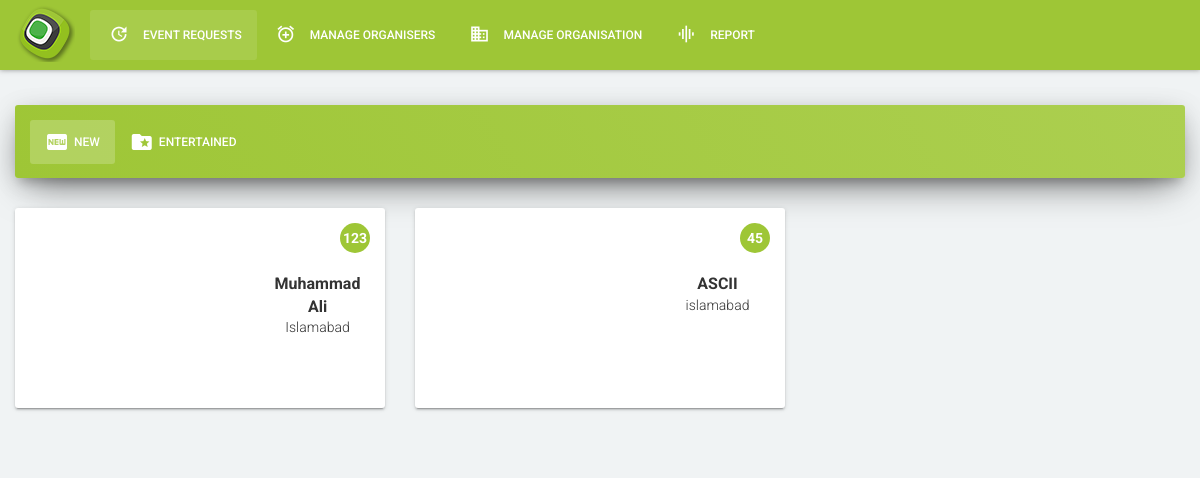
The app's page /Admin_Panel/index.php/event with its own data.
### tables this page shows
CREATE TABLE `event` (
  `event_id` int(10) NOT NULL,
  `event_name` varchar(50) NOT NULL,
  `event_location` varchar(100) NOT NULL,
  `event_start_time` varchar(50) NOT NULL,
  `event_end_time` varchar(50) NOT NULL,
  `food_type` text NOT NULL,
  `guest_of_honor` text NOT NULL,
  `event_description` text NOT NULL,
  `event_type_id` int(11) NOT NULL,
  `status` enum('Requested','Pending','Accepted','Rejected','Closed','Passed') NOT NULL,
  `event_date` date NOT NULL,
  `request_dt` datetime NOT NULL,
  `updated_dt` datetime NOT NULL,
  `platform` enum('IOS','ANDROID') NOT NULL,
  `no_of_guests_est` int(10) NOT NULL,
  `photo` text NOT NULL,
  `qr_code` text NOT NULL,
  `cpd_hrs` varchar(20) NOT NULL,
  `event_category` enum('Public','Private') NOT NULL
);

### Admin_Panel/application/controllers/event.php (called while the page is built, shortened)
<?php
class Event extends CI_Controller{
	public function index(){
		$this->load->helper('html');
		$this->load->view('admin_common/admin_header');
		$this->load->view('admin_common/admin_navigation');
		$this->load->model('eventmodel3');
		$admin_id=1;
		$status="Requested";
		$data['_event']=$this->eventmodel3->get_new_events($admin_id,$status);
		$this->load->view('event_requests',$data);
		$this->load->view('admin_common/admin_footer');
		$this->load->view('admin_common/event_modalid');
	}
}

### Admin_Panel/index.php (called while the page is built, shortened)
<?php
require_once BASEPATH.'core/CodeIgniter.php';

### Admin_Panel/application/models/eventmodel3.php (called while the page is built, shortened)
<?php
class Eventmodel3 extends CI_Model{
public function get_new_events($adminID,$status){
	$strQuery = "SELECT ev.cpd_hrs, ev.event_id, ev.event_name, ev.request_dt,ev.event_location, ev.event_start_time, ev.event_end_time, ev.food_type, ev.guest_of_honor, ev.event_description, ev.no_of_guests_est, ev.status event_status, 				DATE(ev.event_date) event_date, evt.event_type_name, u.user_name org_name, ev.photo, u.email, u.photo org_image, (SELECT COUNT(*) FROM Event_Organizer WHERE org_id=u.user_id) no_of_events
				FROM Event ev
				LEFT OUTER JOIN Event_Type evt ON ev.event_type_id = evt.event_type_id
				INNER JOIN Event_Organizer evo ON evo.event_id = ev.event_id
				LEFT OUTER JOIN User u ON u.user_id = evo.org_id
				WHERE IF(LENGTH('".$status."')>0, IF('".$status."' = 'Requested', ev.event_date >= CURDATE() && ev.`status`='Requested', IF('".$status."' = 'Entertained', (ev.`status`='Accepted' || ev.`status`='Rejected'), '')), 1) AND u.admin_id='".$adminID."'";
				 $result =($this->db->query($strQuery)->result());
				 if($result)
				 if($result)
	{
		$strquery = "UPDATE Event SET `status`='Passed' WHERE event_date < CURDATE()";
			$this->db->query($strquery);
			return $result;
}
}
}

### Admin_Panel/application/views/event_requests.php (the view, shortened to what this page needs)
<section id="content">
       <div class="container-fluid">
         <div class="row">
           <div class="col-md-12">
             <div class="card card-nav-tabs card-plain">
               <div class="header header-primary">
                 <div class="nav-tabs-navigation">
                   <div class="nav-tabs-wrapper">
                     <ul data-tabs="tabs" class="nav nav-tabs">
                       <li class="active"><a href="<?php echo base_url()?>event"><i class="material-icons">fiber_new</i>New</a></li>
                       <li><a href="<?php echo base_url()?>event/get_entertained_events"><i class="material-icons">folder_special</i>Entertained</a></li>
                     </ul>
                   </div>
                 </div>
               </div>
               <div class="content">
                 <div class="tab-content text-center">
                   <div id="new" class="tab-pane active">
                     <div class="row">
                     <?php if(($_event)!=""): ?>
         <?php foreach($_event as $event): ?>
                       <div class="col-md-4">
      <div id="<?php echo  $event->event_id?>" class="card event-card admin-abc"><a href="#admin-event-details" data-toggle="modal">
               <?php if ($event->photo):?>
                <div class="event-image"><img class="img-responsive" alt=""  src="<?=base_url()?><?=$event->photo?>">
               <?php else:?>
                 <div class="event-image"><img class="img-responsive" alt=""  src="<?=base_url()?>pictures/NoImage.png">
                 <?php endif; ?>
                 </div>
                 <div class="event-info">
                   <div class="info-box"><span class="cpd"><?=$event->cpd_hrs?></span>
                     <div class="event-details">
                     <h3><?=$event->event_name?></h3>
                     <h4><?=$event->event_location?></h4>
                     </div>
                   </div>
                 </div>
                 </a>
                  </div>  </div>
             <?php endforeach;?>
           <?php else:?>
             <div class="event-image"><img class="img-responsive" alt="" src="<?=base_url()?>pictures/no_event_found.png"></div>
           <?php endif;?>
                     </div>
                   </div>
                   </div>
                 </div>
               </div>
             </div>
           </div>
         </div>
     </section>

### Admin_Panel/admin_assessts/css/styles.css (style rules this page uses)
.navbar-default .navbar-brand img { margin-top: -15px; }
a { text-decoration: none; color: #9ec636; }
a h1, a h2, a h3, a h4 { color: #333333; }
.event-card { max-height: 250px; overflow: hidden; margin-bottom: 15px; }
.event-card .event-image { width: 250px; height: 200px; float: left; position: relative; overflow: hidden; }
.event-card .cpd { position: absolute; top: 15px; right: 15px; width: 30px; height: 30px; background-color: #9ec636; text-align: center; line-height: 30px; border-radius: 100%; color: white; font-weight: 700; }
.event-card .info-box { padding: 15px; max-height: 250px; }
.event-card .event-details { position: relative; text-align: center; margin-top: 50px; }
.event-card .event-details h3 { font-size: 16px; font-weight: 700; margin: 0; }
.event-card .event-details h4 { font-size: 14px; margin: 0; }

### records on screen
event: cpd_hrs "123", event_name "Muhammad Ali", event_location "Islamabad"
event: cpd_hrs "45", event_name "ASCII", event_location "islamabad"
